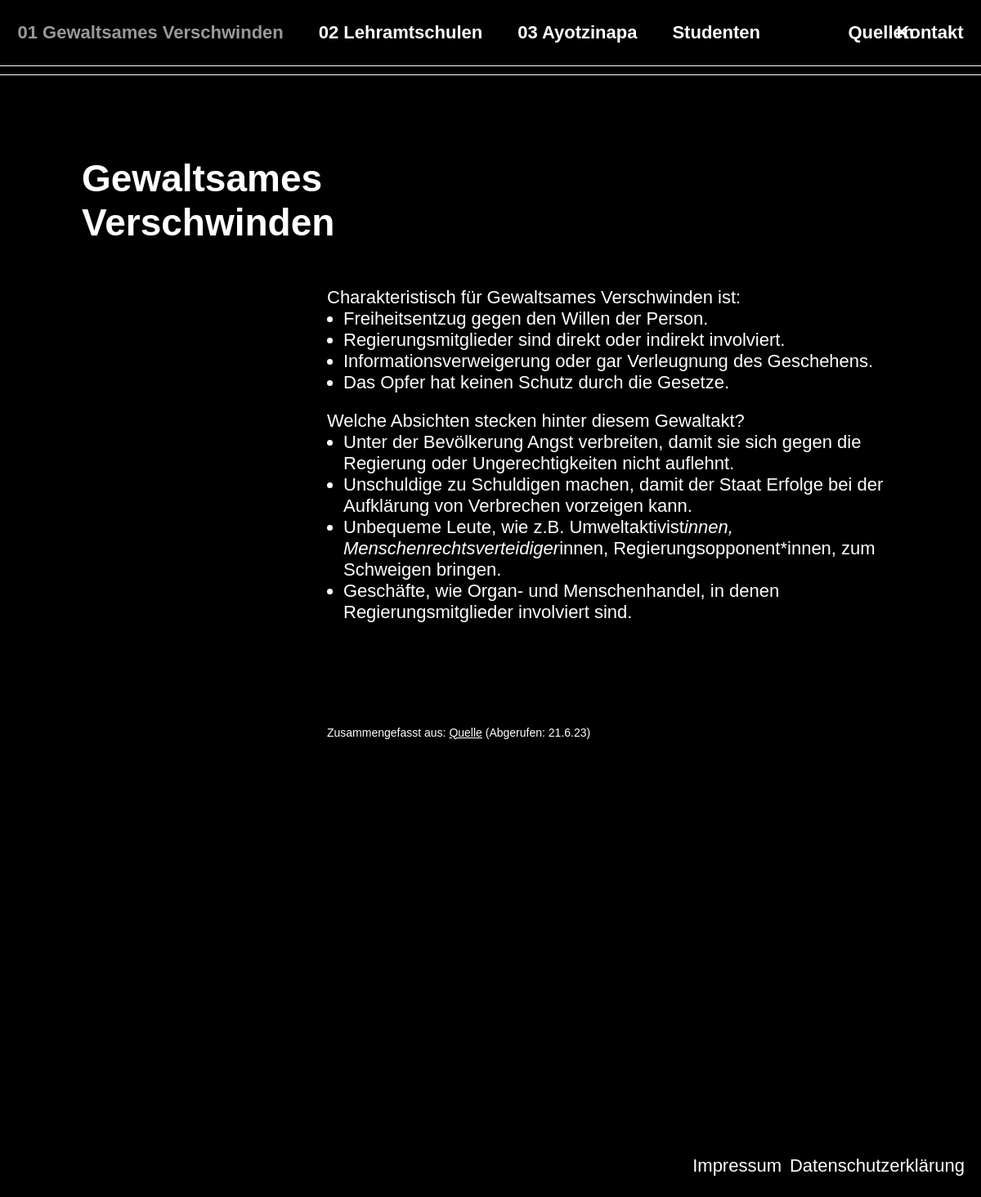
The page / on the database its author committed.
### main/models.py (models this page shows, shortened)
class Page(models.Model):
    PAGES = [
    ('home', 'Gewaltsames Verschwinden'),
    ('school', 'Lehramtschulen'),
    ('ayotzinapa', 'Ayotzinapa'),
    ('students', 'Studenten'),
    ('source', 'Quellen'),
    ('contact', 'Kontakt'),
    ('impressum', 'Impressum'),
    ('legal', 'Data protection'),
]
    title = models.CharField(max_length=20, choices=PAGES, default='home')
    text = models.TextField(blank=True)
    image = models.ImageField(blank=True, null=True, upload_to= 'uploads/')
    image_alt = models.CharField(max_length=50, blank=True)
    source = models.TextField(blank=True)
    class Meta:
        verbose_name = 'Seite'
        verbose_name_plural = 'Seiten'

### main/views.py (the view)
# urls.py: 2. Add a URL to urlpatterns:  path('', views.home, name='home')
def home (request):
    page = Page.objects.get(title='home')
    return render (request, 'home.html', {'page': page})

### main/templatetags/markdown_extras.py (called while the page is built)
@register.filter()
@stringfilter
def convert_markdown(value):
    return markdown.markdown(value)

### main/templates/home.html (shortened to what this page needs)
{% extends 'page.html' %}
{% load markdown_extras %}
{% block load %}verschwinden{% endblock %}
{% block stylesheets %}
<link rel="stylesheet" href="../static/style/home.css">
{% endblock %}
{% block content %}
<div class="grid-template max-width">
    <h1 class="page-title">{{ page.get_title_display }}</h1>
    <div class="page-text no-block">{{ page.text | convert_markdown | safe }}</div>
</div>
<div class="page-source"> {{ page.source | convert_markdown | safe }} </div>
{% endblock %}

### main/static/style/generalStyle.css (style rules this page uses)
:root { --background-color-header: rgb(0, 0, 0); --background-color-body: black; --header-height: 80px; --text-color: white; --max-content-width: 1000px; --font-size: 22px; --font-size-time-table: 18px; --opacity: 0.6; }
body { margin: 0; font-family: Helvetica, Arial, sans-serif; min-height: calc(100vh - var(--header-height)); background-color: var(--background-color-body); color: var(--text-color); display: flex; flex-direction: column; align-items: center; font-size: var(--font-size); }
a { color: white; }
p { margin-block-start: 21px; margin-block-end: 0; }
h1 { font-size: 46px !important; }
.max-width { max-width: var(--max-content-width); }
.grid-template { display: grid; grid-template-columns: 300px auto; }
.page-title { grid-row-start: 1; grid-column-start: 1; text-align-last: right; }
.page-text { grid-row-start: 2; grid-column-start: 2; hyphens: auto; text-align: justify; }
.no-block { text-align: start !important; }
ul { margin-block-start: 0; margin-block-end: 5px; padding-inline-start: 20px; }
.page-source { margin: 100px 0 0 300px; font-size: 14px; }

### rows shown on the page
Page: title "Gewaltsames Verschwinden", text|convert_markdown "Charakteristisch für Gewaltsames Verschwinden ist: Freiheitsentzug gegen den Willen der Person. Regierungsmitglieder sind direkt oder indirekt involviert. Informationsverweigerung oder gar Verleugnung des Geschehens. Das Opfer hat keinen Schutz durch die Gesetze. Welche Absichten stecken hinter diesem Gewaltakt? Unter der Bevölkerung Angst verbreiten, damit sie sich gegen die Regierung oder Ungerechtigkeiten nicht auflehnt. Unschuldige zu Schuldigen machen, damit der Staat Erfolge bei der Aufklärung von Verbrechen vorzeigen kann. Unbequeme Leute, wie z.B. Umweltaktivist innen, Menschenrechtsverteidiger innen, Regierungsopponent*innen, zum Schweigen bringen. Geschäfte, wie Organ- und…", source|convert_markdown "Zusammengefasst aus: Quelle (Abgerufen: 21.6.23)"
